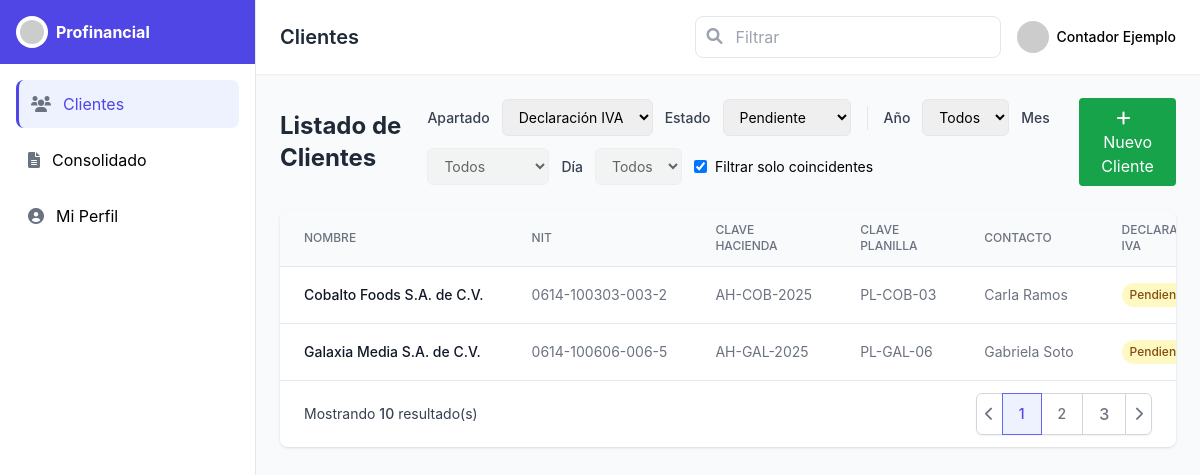
The page /cliente/index.php on the database its author committed.
### tables this page shows
CREATE TABLE IF NOT EXISTS `clientes` (
  `id` bigint NOT NULL AUTO_INCREMENT,
  `nombre` varchar(160) NOT NULL,
  `nit` varchar(32) DEFAULT NULL,
  `nrc` varchar(32) DEFAULT NULL,
  `contacto` varchar(120) DEFAULT NULL,
  `telefono` varchar(40) DEFAULT NULL,
  `email` varchar(160) DEFAULT NULL,
  `clave_hacienda` varchar(64) DEFAULT NULL,
  `clave_planilla` varchar(64) DEFAULT NULL,
  `contador` varchar(120) DEFAULT NULL,
  `direccion` varchar(255) DEFAULT NULL,
  `activo` tinyint(1) NOT NULL DEFAULT '1',
  `creado_en` timestamp NOT NULL DEFAULT CURRENT_TIMESTAMP,
  `actualizado_en` timestamp NULL DEFAULT NULL ON UPDATE CURRENT_TIMESTAMP,
  PRIMARY KEY (`id`),
  UNIQUE KEY `uk_clientes_ident` (`nit`,`nrc`),
  KEY `idx_clientes_nombre` (`nombre`)
);

### cliente/index.php (the view, shortened to what this page needs)
<?php
$DB_HOST='localhost';
$DB_NAME='profinancial_crm';
$DB_USER='root';
$DB_PASS='';
function h($s){ return htmlspecialchars((string)$s, ENT_QUOTES, 'UTF-8'); }
try {
  $pdo = new PDO(
    "mysql:host=$DB_HOST;dbname=$DB_NAME;charset=utf8mb4",
    $DB_USER, $DB_PASS,
    [ PDO::ATTR_ERRMODE => PDO::ERRMODE_EXCEPTION ]
  );
  $sql = "
    SELECT
      c.id   AS cliente_id,
      c.nombre AS cliente_nombre,
      c.nit, c.contacto, c.telefono, c.email,
      c.clave_hacienda,            -- NUEVO: desde clientes
      c.clave_planilla,            -- NUEVO: desde clientes
      c.contador,                  -- NUEVO: desde clientes
      per.anio, per.mes,
      MAX(CASE WHEN tf.codigo='IVA'
           THEN CASE WHEN p.pagado=1 THEN 'pagada'
                     WHEN p.presentado=1 THEN 'presentada'
                     ELSE 'pendiente' END END) AS iva,
      MAX(CASE WHEN tf.codigo IN ('RENTA','PA')
           THEN CASE WHEN (p.presentado=1 OR p.pagado=1) THEN 'realizado'
                     ELSE 'pendiente' END END) AS pa,
      MAX(CASE WHEN tf.codigo='PLANILLA'
           THEN CASE WHEN p.pagado=1 THEN 'pagada'
                     ELSE 'pendiente' END END) AS planilla,
      MAX(CASE WHEN tf.codigo IN ('CONTAB','CONTABILIDAD')
           THEN CASE WHEN (p.presentado=1 OR p.pagado=1) THEN 'realizado'
                     ELSE 'pendiente' END END) AS conta
    FROM clientes c
    LEFT JOIN periodos per        ON per.cliente_id=c.id
    LEFT JOIN presentaciones p    ON p.periodo_id=per.id
    LEFT JOIN tipos_formulario tf ON tf.id=p.tipo_formulario_id
    WHERE 1=1
    GROUP BY
      c.id, c.nombre, c.nit, c.contacto, c.telefono, c.email,
      c.clave_hacienda, c.clave_planilla, c.contador,
      per.anio, per.mes
    ORDER BY per.anio DESC, per.mes DESC, c.nombre ASC
  ";
  $rows = $pdo->query($sql)->fetchAll(PDO::FETCH_ASSOC);
} catch (Throwable $e) {
  http_response_code(500);
  echo '<!doctype html><meta charset="utf-8"><pre style="padding:16px;color:#b91c1c">';
  echo "Error conectando a la BD: ".h($e->getMessage());
  echo '</pre>'; exit;
}
function fechaPeriodo($anio,$mes){
  return sprintf('%04d-%02d-01',(int)$anio,(int)$mes);
}
?>
<!DOCTYPE html>
<html lang="es">
<head>
    <script src="https://cdn.tailwindcss.com"></script>
    <link href="https://cdnjs.cloudflare.com/ajax/libs/font-awesome/6.0.0-beta3/css/all.min.css" rel="stylesheet">
</head>
<body class="bg-gray-50">
    <div class="flex h-screen">
        <div class="hidden md:flex flex-col w-64 bg-white border-r">
            <div class="flex items-center h-16 px-4 bg-indigo-600">
                <div class="flex items-center">
                    <img src="https://placehold.co/30x30" alt="Logo Profinancial" class="h-8 w-8 rounded-full bg-white p-1">
                    <span class="ml-2 text-white font-bold">Profinancial</span>
                </div>
            </div>
         <nav class="flex-1 p-4">
            <div class="space-y-2">
                <a href="../cliente/index.php" id="clientes-tab" class="sidebar-item flex items-center p-3 rounded-lg">
                    <i class="fas fa-users mr-3 text-gray-500"></i>
                    Clientes
                </a>
                    <a href="../cliente/consolidado.php" id="consolidado-tab" class="sidebar-item flex items-center p-3 rounded-lg">
                    <i class="fas fa-file-alt mr-3 text-gray-500"></i>
                    Consolidado
                </a>
                <a href="../cliente/perfil_contador.html" id="perfil-tab" class="sidebar-item flex items-center p-3 rounded-lg">
                    <i class="fas fa-user-circle mr-3 text-gray-500"></i>
                    Mi Perfil
                </a>
            </div>
        </nav>
        </div>
        <div class="flex-1 flex flex-col overflow-hidden">
            <header class="bg-white shadow-sm">
                <div class="px-6 py-4 flex items-center justify-between">
                    <h1 class="text-xl font-semibold text-gray-800" id="page-title">Clientes</h1>
                    <div class="flex items-center space-x-4">
                        <div class="relative">
                            <input id="filtroTexto" type="text" placeholder="Filtrar" class="search-box pl-10 pr-4 py-2 border rounded-lg focus:outline-none focus:border-indigo-500">
                            <i class="fas fa-search absolute left-3 top-3 text-gray-400"></i>
                        </div>
                        <div class="flex items-center">
                            <img src="https://placehold.co/40x40" alt="Foto perfil" class="h-8 w-8 rounded-full mr-2">
                            <span class="text-sm font-medium">Contador Ejemplo</span>
                        </div>
                    </div>
                </div>
            </header>
            <main class="flex-1 overflow-y-auto p-6">
                <div class="flex flex-col lg:flex-row lg:items-center lg:justify-between gap-4 mb-6">
                    <h2 class="text-2xl font-bold text-gray-800">Listado de Clientes</h2>
                    <div class="flex flex-wrap items-center gap-3">
                        <label class="text-sm font-medium text-gray-700">Apartado</label>
                        <select id="selectApartado" class="border rounded-md px-3 py-2 text-sm focus:outline-none focus:ring-2 focus:ring-indigo-500">
                            <option value="iva">Declaración IVA</option>
                        </select>
                        <label class="text-sm font-medium text-gray-700">Estado</label>
                        <select id="selectEstado" class="border rounded-md px-3 py-2 text-sm focus:outline-none focus:ring-2 focus:ring-indigo-500"></select>
                        <label class="text-sm font-medium text-gray-700">Año</label>
                        <select id="selectAnio" class="border rounded-md px-3 py-2 text-sm focus:outline-none focus:ring-2 focus:ring-indigo-500">
                            <option value="">Todos</option>
                        </select>
                        <label class="text-sm font-medium text-gray-700">Mes</label>
                        <select id="selectMes" class="border rounded-md px-3 py-2 text-sm focus:outline-none focus:ring-2 focus:ring-indigo-500" disabled>
                            <option value="">Todos</option>
                        </select>
                        <label class="text-sm font-medium text-gray-700">Día</label>
                        <select id="selectDia" class="border rounded-md px-3 py-2 text-sm focus:outline-none focus:ring-2 focus:ring-indigo-500" disabled>
                            <option value="">Todos</option>
                        </select>
                        <label class="inline-flex items-center gap-2 text-sm">
                            <input id="chkFiltrar" type="checkbox" class="rounded border-gray-300" checked>
                            Filtrar solo coincidentes
                        </label>
                    </div>
                    <a href="../cliente/nuevo_cliente.html">
                        <button class="bg-green-600 text-white px-4 py-2 rounded hover:bg-green-700 transition">
                            <i class="fas fa-plus mr-2"></i> Nuevo Cliente
                        </button>
                    </a>
                </div>
                <div class="bg-white rounded-lg shadow overflow-hidden">
                    <div class="overflow-x-auto">
                        <table id="tablaClientes" class="min-w-full divide-y divide-gray-200">
                            <thead class="bg-gray-50">
                                <tr>
                                    <th class="px-6 py-3 text-left text-xs font-medium text-gray-500 uppercase">Nombre</th>
                                    <th class="px-6 py-3 text-left text-xs font-medium text-gray-500 uppercase">NIT</th>
                                    <th class="px-6 py-3 text-left text-xs font-medium text-gray-500 uppercase">Clave Hacienda</th>
                                    <th class="px-6 py-3 text-left text-xs font-medium text-gray-500 uppercase">Clave Planilla</th>
                                    <th class="px-6 py-3 text-left text-xs font-medium text-gray-500 uppercase">Contacto</th>
                                    <th class="px-6 py-3 text-left text-xs font-medium text-gray-500 uppercase">Declaración IVA</th>
                                </tr>
                            </thead>
                            <tbody class="bg-white divide-y divide-gray-200">
                                <?php if (!empty($rows)): ?>
                                  <?php foreach ($rows as $r):
                                    $fecha = fechaPeriodo($r['anio'],$r['mes']);
                                    $iva = strtolower($r['iva'] ?? 'pendiente');
                                    $pa  = strtolower($r['pa']  ?? 'pendiente');
                                    $pla = strtolower($r['planilla'] ?? 'pendiente');
                                    $con = strtolower($r['conta'] ?? 'pendiente');
                                  ?>
                                  <tr
                                    data-fecha="<?=h($fecha)?>"
                                    data-iva="<?=h($iva)?>"
                                    data-pa="<?=h($pa)?>"
                                    data-planilla="<?=h($pla)?>"
                                    data-conta="<?=h($con)?>"
                                  >
                                    <td class="px-6 py-4 whitespace-nowrap text-sm font-medium text-gray-900"><?=h($r['cliente_nombre'])?></td>
                                    <td class="px-6 py-4 whitespace-nowrap text-sm text-gray-500"><?=h($r['nit'])?></td>
                                    <td class="px-6 py-4 whitespace-nowrap text-sm text-gray-500"><?=h($r['clave_hacienda'] ?? '-')?></td>
                                    <td class="px-6 py-4 whitespace-nowrap text-sm text-gray-500"><?=h($r['clave_planilla'] ?? '-')?></td>
                                    <td class="px-6 py-4 whitespace-nowrap text-sm text-gray-500"><?=h($r['contacto'])?></td>
                                    <td class="px-6 py-4 whitespace-nowrap text-sm"><span class="estado-badge" data-col="iva"></span></td>
                                  </tr>
                                  <?php endforeach; ?>
                                <?php else: ?>
                                  <tr><td colspan="11" class="px-6 py-4 text-sm text-gray-500">No hay datos para mostrar.</td></tr>
                                <?php endif; ?>
                            </tbody>
                        </table>
                    </div>
                    <div class="bg-white px-4 py-3 flex items-center justify-between border-t border-gray-200 sm:px-6">
                        <div class="hidden sm:flex-1 sm:flex sm:items-center sm:justify-between">
                            <div>
                                <p class="text-sm text-gray-700">
                                    Mostrando <span class="font-medium"><?=h((string)count($rows))?></span> resultado(s)
                                </p>
                            </div>
                            <div>
                                <nav class="relative z-0 inline-flex rounded-md shadow-sm -space-x-px">
                                    <a class="relative inline-flex items-center px-2 py-2 rounded-l-md border border-gray-300 bg-white text-sm font-medium text-gray-500">
                                        <i class="fas fa-chevron-left"></i>
                                    </a>
                                    <a aria-current="page" class="z-10 bg-indigo-50 border-indigo-500 text-indigo-600 relative inline-flex items-center px-4 py-2 border text-sm font-medium">1</a>
                                    <a class="bg-white border-gray-300 text-gray-500 hover:bg-gray-50 relative inline-flex items-center px-4 py-2 border text-sm font-medium">2</a>
                                    <a class="bg-white border-gray-300 text-gray-500 hover:bg-gray-50 relative inline-flex items-center px-4 py-2 border text sm font-medium">3</a>
                                    <a class="relative inline-flex items-center px-2 py-2 rounded-r-md border border-gray-300 bg-white text-sm font-medium text-gray-500 hover:bg-gray-50">
                                        <i class="fas fa-chevron-right"></i>
                                    </a>
                                </nav>
                            </div>
                        </div>
                    </div>
                </div>
            </main>
        </div>
    </div>
</body>
</html>

### cliente/index.php (style rules this page uses)
body { font-family: 'Inter', sans-serif; }
.sidebar-item.active { background-color: #eef2ff; color: #4f46e5; border-left: 3px solid #4f46e5; }
select:disabled { opacity: 0.6; cursor: not-allowed; }

### rows shown on the page
clientes: nombre "Cobalto Foods S.A. de C.V.", nit "0614-100303-003-2", clave_hacienda "AH-COB-2025", clave_planilla "PL-COB-03", contacto "Carla Ramos"
clientes: nombre "Galaxia Media S.A. de C.V.", nit "0614-100606-006-5", clave_hacienda "AH-GAL-2025", clave_planilla "PL-GAL-06", contacto "Gabriela Soto"

### other values the page prints
count($rows) "10"
